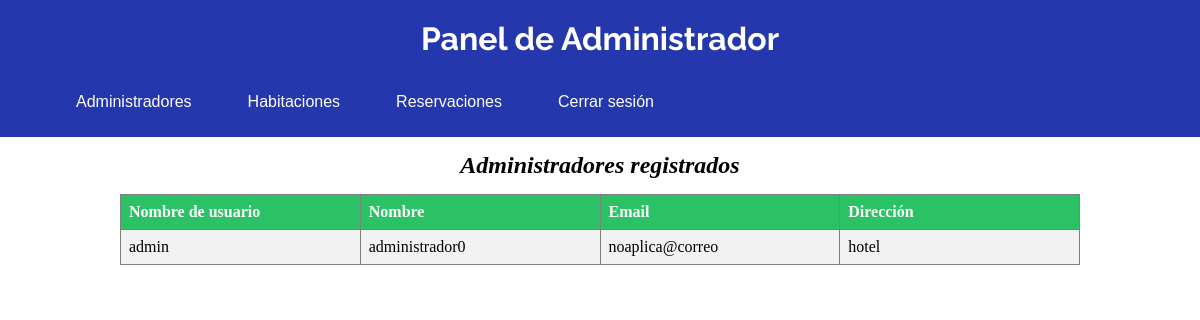
/admin/show_users.php (signed in), run on the app's committed database.
### tables this page shows
CREATE TABLE IF NOT EXISTS `administrador` (
  `id` int NOT NULL,
  `usNombre` varchar(15) NOT NULL,
  `usClave` varchar(256) NOT NULL,
  `nombre` varchar(25) NOT NULL,
  `email` varchar(15) NOT NULL,
  `direccion` varchar(25) NOT NULL,
  `avaliable` tinyint(1) NOT NULL,
  PRIMARY KEY (`id`)
);

### admin/include/admin_class.php (called while the page is built, shortened)
<?php
    class admin{
        public $db;
        public function __construct(){
            $this->db = new mysqli("localhost", "root", "", "reservation");
        }
        public function get_admin(){
            $sql = "SELECT id, usNombre, usClave, nombre, email, direccion FROM administrador WHERE avaliable=1";
            $result = mysqli_query($this->db, $sql) or die(mysqli_connect_errno()."Información no encontrada");
            return $result;
        }
    }
?>

### admin/show_users.php (the view, shortened to what this page needs)
<!DOCTYPE html>
<html lang="es">
<head>
    <link rel="stylesheet" href="css/show_style.css">
</head>
<body>
    <?php
        echo "<h2>Administradores registrados</h2>";
        include_once 'include/admin_class.php';
        $admin = new Admin();
        $result = $admin->get_admin();
        echo "<table border='1'>
            <tr>
                <th>Nombre de usuario</th>
                <th>Nombre</th>
                <th>Email</th>
                <th>Dirección</th>
            </tr>";
        while($row = mysqli_fetch_array($result)){
            echo "<tr>";
            echo "<td>".$row['usNombre']."</td>";
            echo "<td>".$row['nombre']."</td>";
            echo "<td>".$row['email']."</td>";
            echo "<td>".$row['direccion']."</td>";
            echo "</tr>";
        }
        echo "</table>";
    ?>
</body>
</html>

### admin/css/show_style.css (style rules this page uses)
h2 { text-align: center; margin: 15px; font-style: italic; }
table { border-collapse: collapse; width: 80%; margin: auto; }
th, td { text-align: left; padding: 8px; width: 25%; }
tr:nth-child(even) { background-color: #f2f2f2 }
th { background-color: #2bc265; color: white; }

### data on the page
administrador: usNombre "admin", nombre "administrador0", email "noaplica@correo", direccion "hotel"
